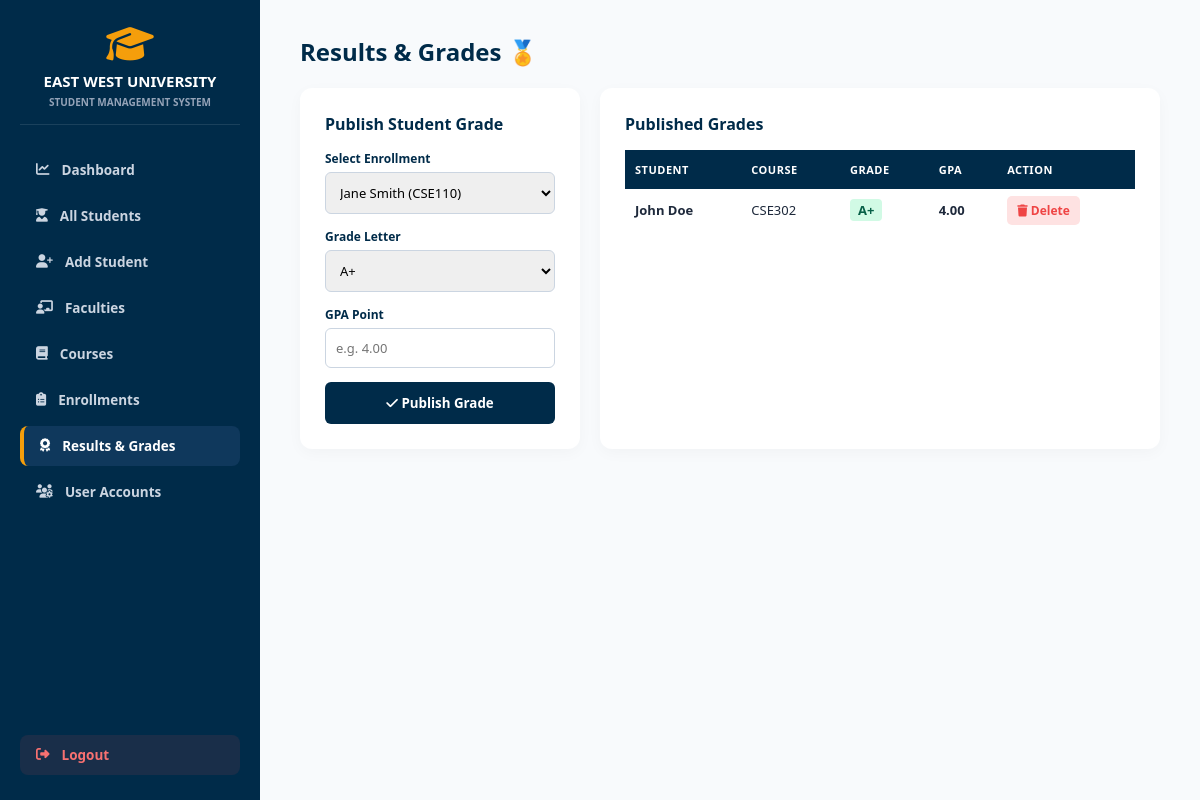
The app's page /results.php (signed in) with its own data.
### tables this page shows
CREATE TABLE RESULTS (
    Result_ID INT AUTO_INCREMENT PRIMARY KEY,
    Enrollment_ID INT NOT NULL UNIQUE,
    Grade VARCHAR(5) NOT NULL,
    GPA DECIMAL(3,2) NOT NULL,
    FOREIGN KEY (Enrollment_ID) REFERENCES ENROLLMENTS(Enrollment_ID) ON DELETE CASCADE ON UPDATE CASCADE
);

CREATE TABLE STUDENTS (
    Student_ID VARCHAR(20) PRIMARY KEY,
    Full_Name VARCHAR(100) NOT NULL,
    Date_of_Birth DATE NULL,
    Gender ENUM('Male', 'Female', 'Other') DEFAULT 'Male',
    Blood_Group VARCHAR(5) DEFAULT 'A+',
    Phone VARCHAR(20) NULL,
    Email VARCHAR(100) NOT NULL,
    Address TEXT NULL,
    Department_ID INT,
    FOREIGN KEY (Department_ID) REFERENCES DEPARTMENTS(Department_ID) ON DELETE SET NULL ON UPDATE CASCADE
);

CREATE TABLE COURSES (
    Course_ID INT AUTO_INCREMENT PRIMARY KEY,
    Course_Code VARCHAR(20) NOT NULL UNIQUE,
    Course_Name VARCHAR(100) NOT NULL,
    Credit DECIMAL(3,1) NOT NULL DEFAULT 3.0,
    Department_ID INT,
    FOREIGN KEY (Department_ID) REFERENCES DEPARTMENTS(Department_ID) ON DELETE SET NULL ON UPDATE CASCADE
);

### results.php (the view, shortened to what this page needs)
<?php
$pdo = new PDO("mysql:host=localhost;dbname=ewu_sms;charset=utf8mb4", "root", "", [PDO::ATTR_ERRMODE => PDO::ERRMODE_EXCEPTION]);
$enrollments = $pdo->query("
    SELECT e.Enrollment_ID, s.Student_ID, s.Full_Name as Student_Name, c.Course_Code
    FROM ENROLLMENTS e
    JOIN STUDENTS s ON e.Student_ID = s.Student_ID
    JOIN COURSES c ON e.Course_ID = c.Course_ID
    ORDER BY e.Enrollment_ID DESC
")->fetchAll(PDO::FETCH_ASSOC);
$results = $pdo->query("
    SELECT r.*, s.Student_ID, s.Full_Name as Student_Name, c.Course_Code
    FROM RESULTS r
    JOIN ENROLLMENTS e ON r.Enrollment_ID = e.Enrollment_ID
    JOIN STUDENTS s ON e.Student_ID = s.Student_ID
    JOIN COURSES c ON e.Course_ID = c.Course_ID
    ORDER BY r.Result_ID DESC
")->fetchAll(PDO::FETCH_ASSOC);
?>
<!DOCTYPE html>
<html lang="en">
<head>
    <link rel="stylesheet" href="https://cdnjs.cloudflare.com/ajax/libs/font-awesome/6.4.0/css/all.min.css">
</head>
<body>
    <div class="sidebar">
        <div>
            <div class="brand">
                <i class="fa-solid fa-graduation-cap"></i>
                <h2>EAST WEST UNIVERSITY</h2>
                <p>Student Management System</p>
            </div>
            <div class="nav-links">
                <a href="dashboard.php" class="nav-item"><i class="fa-solid fa-chart-line"></i> Dashboard</a>
                <a href="students.php" class="nav-item"><i class="fa-solid fa-user-graduate"></i> All Students</a>
                <a href="add_student.php" class="nav-item"><i class="fa-solid fa-user-plus"></i> Add Student</a>
                <a href="faculties.php" class="nav-item"><i class="fa-solid fa-chalkboard-user"></i> Faculties</a>
                <a href="courses.php" class="nav-item"><i class="fa-solid fa-book"></i> Courses</a>
                <a href="enrollments.php" class="nav-item"><i class="fa-solid fa-clipboard-list"></i> Enrollments</a>
                <a href="results.php" class="nav-item active"><i class="fa-solid fa-award"></i> Results & Grades</a>
                <a href="users_manage.php" class="nav-item"><i class="fa-solid fa-users-gear"></i> User Accounts</a>
            </div>
        </div>
        <a href="logout.php" class="nav-item logout"><i class="fa-solid fa-right-from-bracket"></i> Logout</a>
    </div>
    <div class="main-content">
        <h1 style="font-size: 24px; color: #002b49; font-weight: 800; margin-bottom: 20px;">Results & Grades 🏅</h1>
        <div class="grid">
            <div class="card">
                <h3 style="color: #002b49; font-size: 16px; margin-bottom: 15px;">Publish Student Grade</h3>
                <form method="POST">
                    <div class="form-group">
                        <label>Select Enrollment</label>
                        <select name="enrollment_id" required>
                            <?php foreach($enrollments as $en): ?>
                                <option value="<?php echo $en['Enrollment_ID']; ?>"><?php echo $en['Student_Name'] . " (" . $en['Course_Code'] . ")"; ?></option>
                            <?php endforeach; ?>
                        </select>
                    </div>
                    <div class="form-group">
                        <label>Grade Letter</label>
                        <select name="grade" required>
                            <option>A+</option><option>A</option><option>A-</option>
                        </select>
                    </div>
                    <div class="form-group"><label>GPA Point</label><input type="number" step="0.01" name="gpa" placeholder="e.g. 4.00" required></div>
                    <button type="submit" class="btn"><i class="fa-solid fa-check"></i> Publish Grade</button>
                </form>
            </div>
            <div class="card">
                <h3 style="color: #002b49; font-size: 16px; margin-bottom: 15px;">Published Grades</h3>
                <table>
                    <thead>
                        <tr>
                            <th>Student</th>
                            <th>Course</th>
                            <th>Grade</th>
                            <th>GPA</th>
                            <th>Action</th>
                        </tr>
                    </thead>
                    <tbody>
                        <?php if (!empty($results)): ?>
                            <?php foreach($results as $r): ?>
                                <tr>
                                    <td><strong><?php echo htmlspecialchars($r['Student_Name']); ?></strong></td>
                                    <td><?php echo htmlspecialchars($r['Course_Code']); ?></td>
                                    <td><span style="background: #d1fae5; color: #065f46; padding: 2px 8px; border-radius: 4px; font-weight: 800;"><?php echo htmlspecialchars($r['Grade']); ?></span></td>
                                    <td><strong><?php echo htmlspecialchars($r['GPA']); ?></strong></td>
                                    <td>
                                        <a href="results.php?delete_id=<?php echo $r['Result_ID']; ?>" class="btn-delete" onclick="return confirm('Delete grade?');"><i class="fa-solid fa-trash"></i> Delete</a>
                                    </td>
                                </tr>
                            <?php endforeach; ?>
                        <?php else: ?>
                            <tr><td colspan="5" style="text-align: center; padding: 15px;">No grades published yet.</td></tr>
                        <?php endif; ?>
                    </tbody>
                </table>
            </div>
        </div>
    </div>
</body>
</html>

### results.php (style rules this page uses)
* { box-sizing: border-box; margin: 0; padding: 0; font-family: 'Segoe UI', system-ui, sans-serif; }
body { display: flex; min-height: 100vh; background: #f8fafc; color: #1e293b; }
.sidebar { width: 260px; background: #002b49; color: white; padding: 25px 20px; display: flex; flex-direction: column; justify-content: space-between; flex-shrink: 0; }
.brand { text-align: center; margin-bottom: 25px; border-bottom: 1px solid rgba(255,255,255,0.1); padding-bottom: 15px; }
.brand i { font-size: 38px; color: #f59e0b; margin-bottom: 8px; }
.brand h2 { font-size: 15px; font-weight: 800; color: #ffffff; }
.brand p { font-size: 10px; color: #94a3b8; font-weight: 700; margin-top: 4px; text-transform: uppercase; }
.nav-links { display: flex; flex-direction: column; gap: 6px; }
.nav-item { display: flex; align-items: center; gap: 12px; padding: 11px 16px; color: #cbd5e1; text-decoration: none; border-radius: 8px; font-weight: 600; font-size: 13.5px; transition: all 0.2s; }
.nav-item.active { background: #0f385c; color: white; border-left: 4px solid #f59e0b; }
.nav-item.logout { color: #f87171; background: rgba(239, 68, 68, 0.1); margin-top: 15px; }
.main-content { flex: 1; padding: 35px 40px; overflow-y: auto; }
.grid { display: grid; grid-template-columns: 1fr 2fr; gap: 20px; }
.card { background: white; padding: 25px; border-radius: 12px; box-shadow: 0 4px 15px rgba(0,0,0,0.03); }
.form-group { margin-bottom: 14px; }
label { font-size: 12px; font-weight: 700; color: #002b49; display: block; margin-bottom: 5px; }
input, select { width: 100%; padding: 10px; border: 1px solid #cbd5e1; border-radius: 6px; font-size: 13px; }
.btn { background: #002b49; color: white; border: none; padding: 12px; width: 100%; border-radius: 6px; font-weight: 700; cursor: pointer; }
table { width: 100%; border-collapse: collapse; margin-top: 15px; }
th, td { padding: 12px 10px; text-align: left; font-size: 13px; }
th { background: #002b49; color: white; text-transform: uppercase; font-size: 11px; letter-spacing: 0.5px; }
.btn-delete { color: #ef4444; background: #fee2e2; padding: 6px 10px; border-radius: 5px; text-decoration: none; font-weight: 700; font-size: 12px; }

### records on screen
results: students.Full_Name "John Doe", courses.Course_Code "CSE302", Grade "A+", GPA "4.00"

### other values on screen
form field enrollment_id "Jane Smith (CSE110)"
